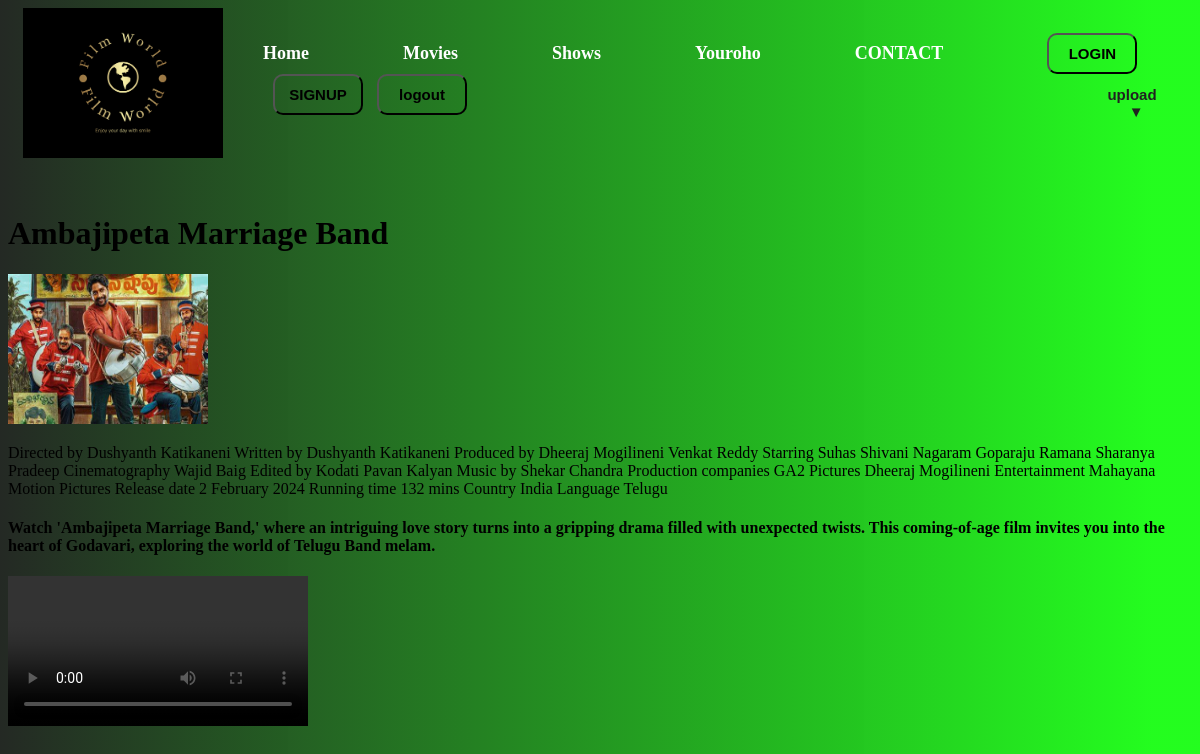
The page /devara/1 (signed in) on the database its author committed.
### aha/models.py (models this page shows)
class Movie(models.Model):
    name = models.CharField(max_length=50)
    description = models.TextField()
    image= models.ImageField(upload_to='aha/image')
    video= models.FileField(upload_to='aha/videos')
    cast = models.TextField()

### aha/views.py (the view)
# urls.py: path('devara/<int:id>',views.devara,name='devara'),
@login_required(login_url="login")
def devara(request,id):
    data = Movie.objects.filter(id=id)
    return render (request,"Devara.html",{"records":data})

### templates/Devara.html
{% extends "movies.html" %}
{% block content %}
    <br><br>
    {% for record in records %}
        <h1>{{ record.name }}</h1>
        <img src="/media/{{ record.image }} "><p>{{ record.cast }}</p>
        <h4>{{ record.description }}</h4>
        <video src="/media/{{ record.video }}" controls ></video>
    {% endfor %}
{% endblock content %}

### templates/homepage.html (style rules this page uses)
.t1 { background: rgb(36,41,36); background: linear-gradient(90deg, rgba(36,41,36,1) 0%, rgba(34,253,29,0.9922093837535014) 96%); }
* { text-decoration: none; }
img { height:150px; width: 200px; }

### rows shown on the page
Movie: name "Ambajipeta Marriage Band", image (picture), cast "Directed by Dushyanth Katikaneni Written by Dushyanth Katikaneni Produced by Dheeraj Mogilineni Venkat Reddy Starring Suhas Shivani Nagaram Goparaju Ramana Sharanya Pradeep Cinematography Wajid Baig Edited by Kodati Pavan Kalyan Music by Shekar Chandra Production companies GA2 Pictures Dheeraj Mogilineni Entertainment Mahayana Motion Pictures Release date 2 February 2024 Running time 132 mins Country India Language Telugu", description "Watch 'Ambajipeta Marriage Band,' where an intriguing love story turns into a gripping drama filled with unexpected twists. This coming-of-age film invites you into the heart of Godavari, exploring the world of Telugu Band melam."
